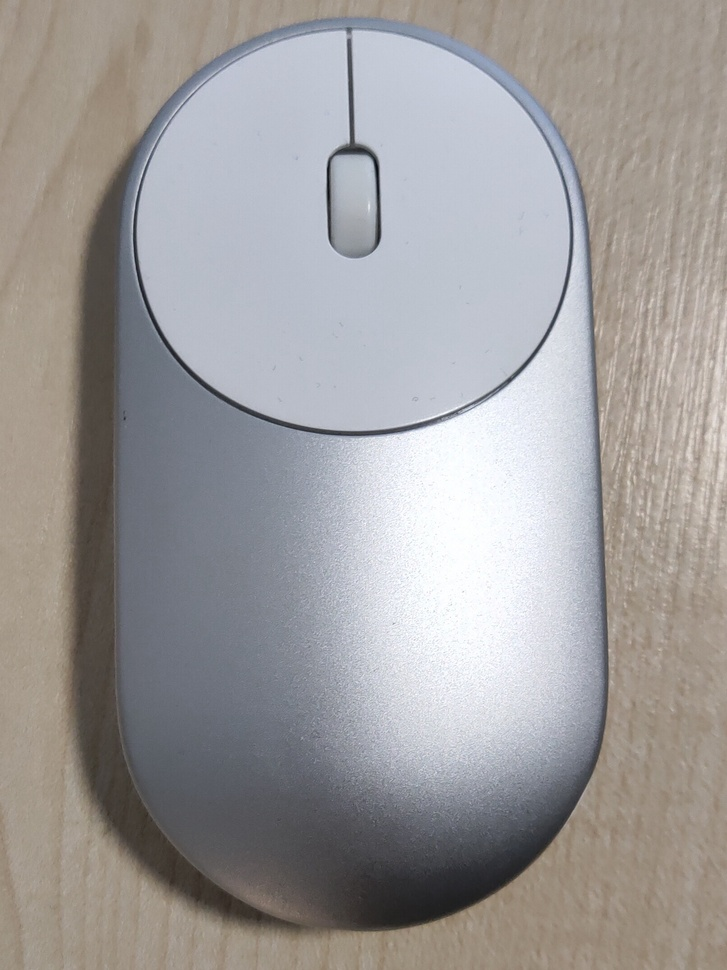
#> input picture Project/ObjectDetection/Image_1.jpg, 727 x 970 px, shrunk from 1616 x 2156 before the run
$ python Main.py
#> lines starting #> are read from the running program, lines starting #| are printed output that depends on the picture
### Project/ObjectDetection/DetectClass.py
import cv2
import numpy as np
from matplotlib import pyplot as plt


class Detection:
    def __init__(self, img1, img2, LIMIT):
#> called with img1 = 'Image_1.jpg', img2 = 'Image_2.jpg', LIMIT = 0.99
        self.img1 = cv2.imread(img1)
#> self.img1 is the input picture: shape (970, 727, 3); mean B, G, R 155.2, 155.5, 158.2
        self.img2 = cv2.imread(img2)
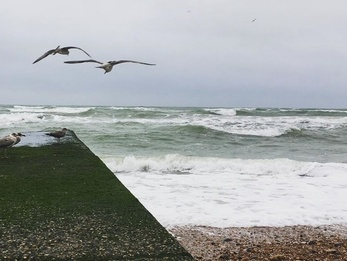
#> input picture Project/ImageStiching/Image_2.jpg, 347 x 261 px, shrunk from 772 x 579 before the run, found by its file name
#> self.img2 is the input picture: shape (261, 347, 3); mean B, G, R 165.6, 165.4, 161.8
        self.LIMIT = LIMIT

    def detect(self):
        # 使用orb算法获取特征点及其对应的描述子
        orb = cv2.ORB_create()
        kp1, des1 = orb.detectAndCompute(self.img1, None)
#> kp1 = 479 keypoints; strongest (x, y, size): (351, 143, 111.1), (367, 161, 92.6), (368, 159, 77.1), (356, 137, 77.1)
        kp2, des2 = orb.detectAndCompute(self.img2, None)
#> kp2 = 397 keypoints; strongest (x, y, size): (69, 50, 31), (68, 50, 37.2), (67, 53, 31), (68, 48, 44.6)

        # 提取较好的特征点
        bf = cv2.BFMatcher.create()
        matches = bf.match(des1, des2)
#> matches = 479 matches
        matches = sorted(matches, key=lambda x: x.distance)
        good_points = []
        for i in range(len(matches) - 1):
            if matches[i].distance < self.LIMIT * matches[i + 1].distance:
                good_points.append(matches[i])
#> after the loop, good_points = 13 matches

        # 计算单应性矩阵，并使用RANSAC算法降噪
        src_pts = np.float32([kp1[m.queryIdx].pt for m in good_points]).reshape(-1, 1, 2)
#> src_pts = 13 rows, first 8: [334.4, 161.2], [347.3, 141.7], [343.4, 134.4], [337.2, 681.6], [544.3, 337], [356.4, 141.6], [346.3, 141], [339, 683]
        dst_pts = np.float32([kp2[m.trainIdx].pt for m in good_points]).reshape(-1, 1, 2)
#> dst_pts = 13 rows, first 8: [58.75, 53.57], [296.6, 128.2], [103.2, 67.2], [225, 228], [260.9, 108.9], [281.7, 108.9], [296.6, 128.2], [225, 228]
        M, mask = cv2.findHomography(dst_pts, src_pts, cv2.RANSAC, 5.0)
#> M = [[-1.53, 0.0976, 306.5], [-0.505, -0.111, 109.6], [-0.00469, 5.84e-05, 1]]; mask = [0, 1, 0, 1, 0, 1, 1, 1, 0, 0, 1, 0, 0]

        # 绘制目标边框
        result = cv2.warpPerspective(self.img2, M, (self.img2.shape[1] + self.img1.shape[1], self.img1.shape[0]))
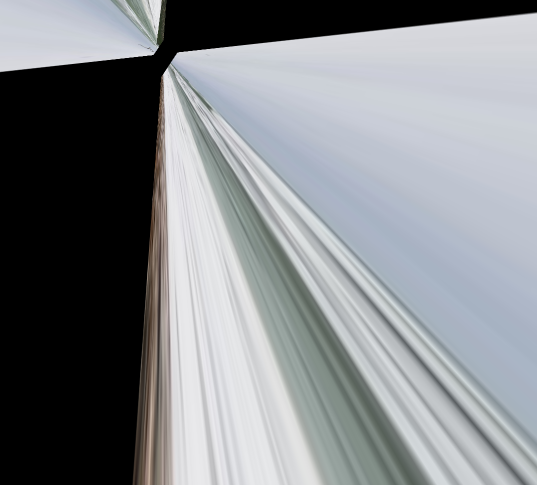
#> result: shape (970, 1074, 3) (shown at 1/2 size); mean B, G, R 137.2, 133.6, 130.3
        img3 = result[0:self.img1.shape[0], 0:self.img1.shape[1]]
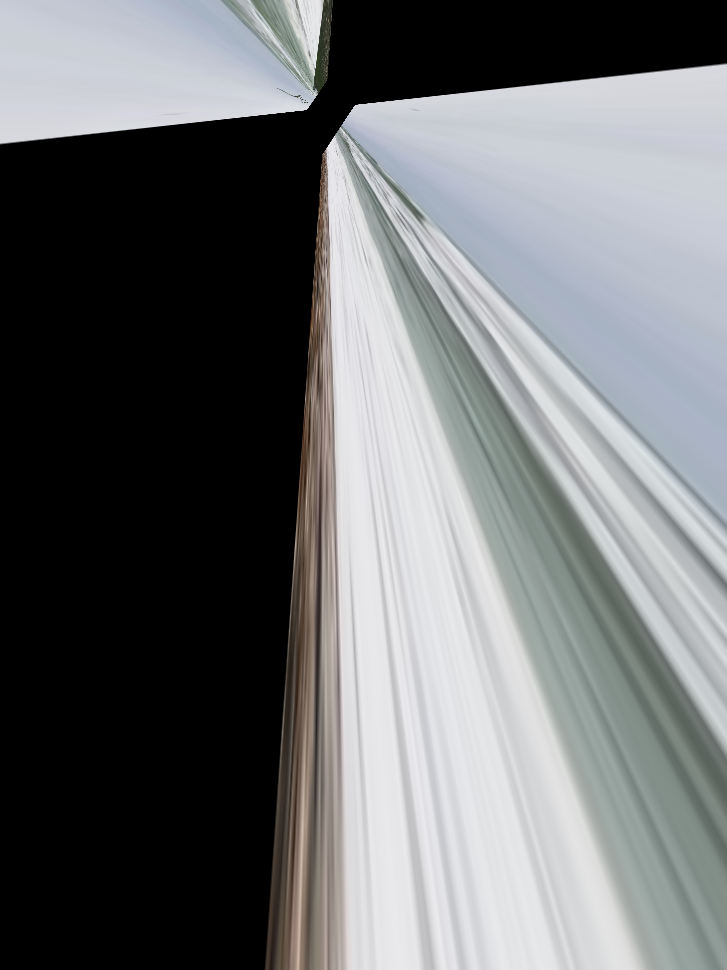
#> img3: shape (970, 727, 3); mean B, G, R 113, 111.5, 109.5
        plt.imshow(img3)
        plt.show()

### Project/ObjectDetection/Main.py
#   项目：图像拼接
#   日期：2020.02.15
#   小组成员：沈荣港 张虓 吴瀚宇

import DetectClass

LIMITATION = 0.99

a = DetectClass.Detection('Image_1.jpg', 'Image_2.jpg', LIMITATION)
a.detect()
